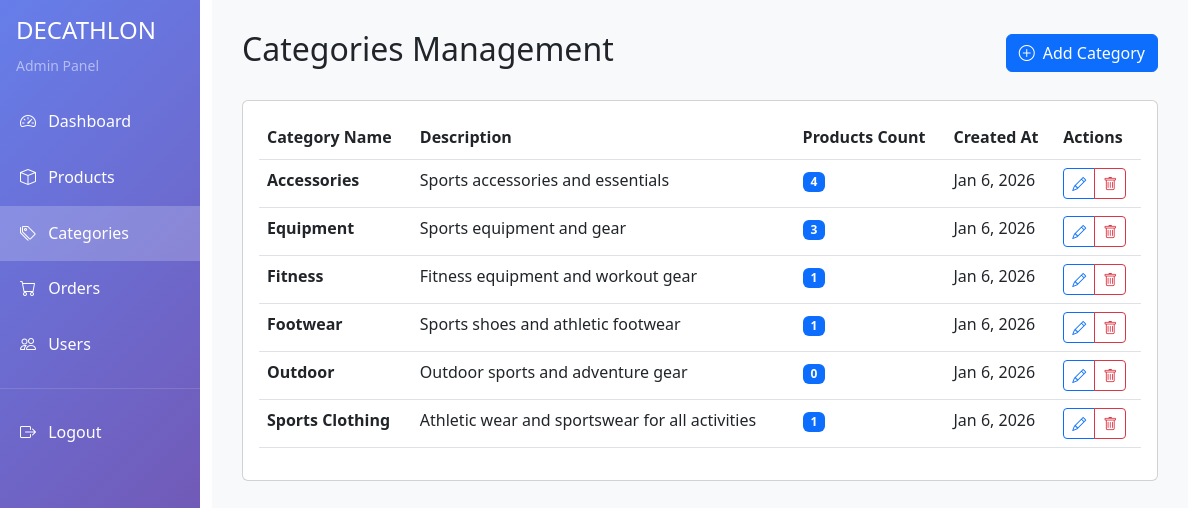
The app's page /categories.php (signed in) with its own data.
### tables this page shows
CREATE TABLE IF NOT EXISTS categories (
    id INT AUTO_INCREMENT PRIMARY KEY,
    name VARCHAR(100) NOT NULL,
    description TEXT,
    created_at TIMESTAMP DEFAULT CURRENT_TIMESTAMP
);

### categories.php (the view, shortened to what this page needs)
<?php
$db = new Database();
$conn = $db->getConnection();
$stmt = $conn->query("
    SELECT c.*, COUNT(p.id) as product_count
    FROM categories c
    LEFT JOIN products p ON c.id = p.category_id
    GROUP BY c.id
    ORDER BY c.name
");
$categories = $stmt->fetchAll(PDO::FETCH_ASSOC);
?>
<!DOCTYPE html>
<html lang="en">
<head>
    <link href="https://cdn.jsdelivr.net/npm/bootstrap@5.3.0/dist/css/bootstrap.min.css" rel="stylesheet">
    <link rel="stylesheet" href="https://cdn.jsdelivr.net/npm/bootstrap-icons@1.11.0/font/bootstrap-icons.css">
    <link rel="stylesheet" href="style.css">
</head>
<body>
    <div class="container-fluid">
        <div class="row">
            <div class="col-md-2 p-0">
                <div class="admin-sidebar">
                    <div class="p-3">
                        <h4 class="text-white">DECATHLON</h4>
                        <small class="text-white-50">Admin Panel</small>
                    </div>
                    <nav class="nav flex-column">
                        <a class="nav-link" href="dashboard.php">
                            <i class="bi bi-speedometer2 me-2"></i> Dashboard
                        </a>
                        <a class="nav-link" href="products.php">
                            <i class="bi bi-box me-2"></i> Products
                        </a>
                        <a class="nav-link active" href="categories.php">
                            <i class="bi bi-tags me-2"></i> Categories
                        </a>
                        <a class="nav-link" href="orders.php">
                            <i class="bi bi-cart me-2"></i> Orders
                        </a>
                        <a class="nav-link" href="users.php">
                            <i class="bi bi-people me-2"></i> Users
                        </a>
                        <hr class="text-white-50">
                        <a class="nav-link" href="logout.php">
                            <i class="bi bi-box-arrow-right me-2"></i> Logout
                        </a>
                    </nav>
                </div>
            </div>
            <div class="col-md-10">
                <div class="admin-main">
                    <div class="d-flex justify-content-between align-items-center mb-4">
                        <h2>Categories Management</h2>
                        <button class="btn btn-primary" data-bs-toggle="modal" data-bs-target="#addCategoryModal">
                            <i class="bi bi-plus-circle me-2"></i>Add Category
                        </button>
                    </div>
                    <div class="card">
                        <div class="card-body">
                            <div class="table-responsive">
                                <table class="table table-hover">
                                    <thead>
                                        <tr>
                                            <th>Category Name</th>
                                            <th>Description</th>
                                            <th>Products Count</th>
                                            <th>Created At</th>
                                            <th>Actions</th>
                                        </tr>
                                    </thead>
                                    <tbody>
                                        <?php foreach ($categories as $category): ?>
                                        <tr>
                                            <td>
                                                <strong><?php echo htmlspecialchars($category['name']); ?></strong>
                                            </td>
                                            <td>
                                                <?php echo htmlspecialchars($category['description'] ?? 'No description'); ?>
                                            </td>
                                            <td>
                                                <span class="badge bg-primary"><?php echo $category['product_count']; ?></span>
                                            </td>
                                            <td><?php echo date('M j, Y', strtotime($category['created_at'])); ?></td>
                                            <td>
                                                <div class="btn-group" role="group">
                                                    <button class="btn btn-sm btn-outline-primary" onclick="editCategory(<?php echo $category['id']; ?>)">
                                                        <i class="bi bi-pencil"></i>
                                                    </button>
                                                    <a href="?delete=<?php echo $category['id']; ?>"
                                                       class="btn btn-sm btn-outline-danger"
                                                       onclick="return confirm('Are you sure you want to delete this category?')">
                                                        <i class="bi bi-trash"></i>
                                                    </a>
                                                </div>
                                            </td>
                                        </tr>
                                        <?php endforeach; ?>
                                    </tbody>
                                </table>
                            </div>
                        </div>
                    </div>
                </div>
            </div>
        </div>
    </div>
</body>
</html>

### style.css (style rules this page uses)
body { font-family: 'Segoe UI', Tahoma, Geneva, Verdana, sans-serif; line-height: 1.6; }
.admin-sidebar { min-height: 100vh; background: linear-gradient(135deg, #667eea 0%, #764ba2 100%); color: white; }
.admin-sidebar .nav-link { color: white; padding: 15px 20px; border-radius: 0; transition: background-color 0.3s ease; }
.admin-sidebar .nav-link.active { background-color: rgba(255,255,255,0.2); color: white; }
.admin-main { padding: 30px; background-color: #f8f9fa; min-height: 100vh; }

### records on screen
categories: name "Accessories", description "Sports accessories and essentials", product_count "4", created_at "Jan 6, 2026"
categories: name "Equipment", description "Sports equipment and gear", product_count "3", created_at "Jan 6, 2026"
categories: name "Fitness", description "Fitness equipment and workout gear", product_count "1", created_at "Jan 6, 2026"
categories: name "Footwear", description "Sports shoes and athletic footwear", product_count "1", created_at "Jan 6, 2026"
categories: name "Outdoor", description "Outdoor sports and adventure gear", product_count "0", created_at "Jan 6, 2026"
categories: name "Sports Clothing", description "Athletic wear and sportswear for all activities", product_count "1", created_at "Jan 6, 2026"
